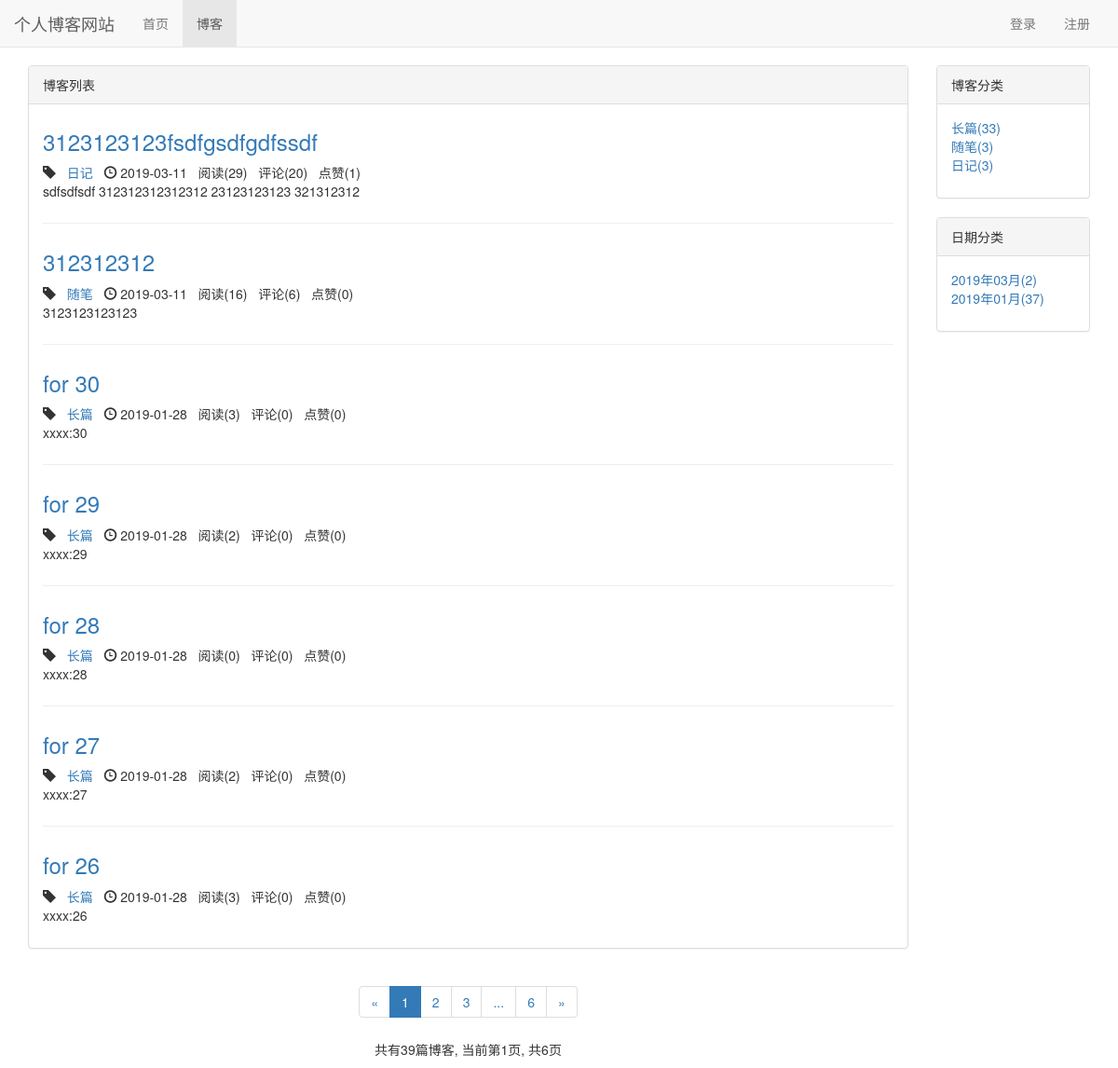
The page /blog/ on the database as committed earlier.
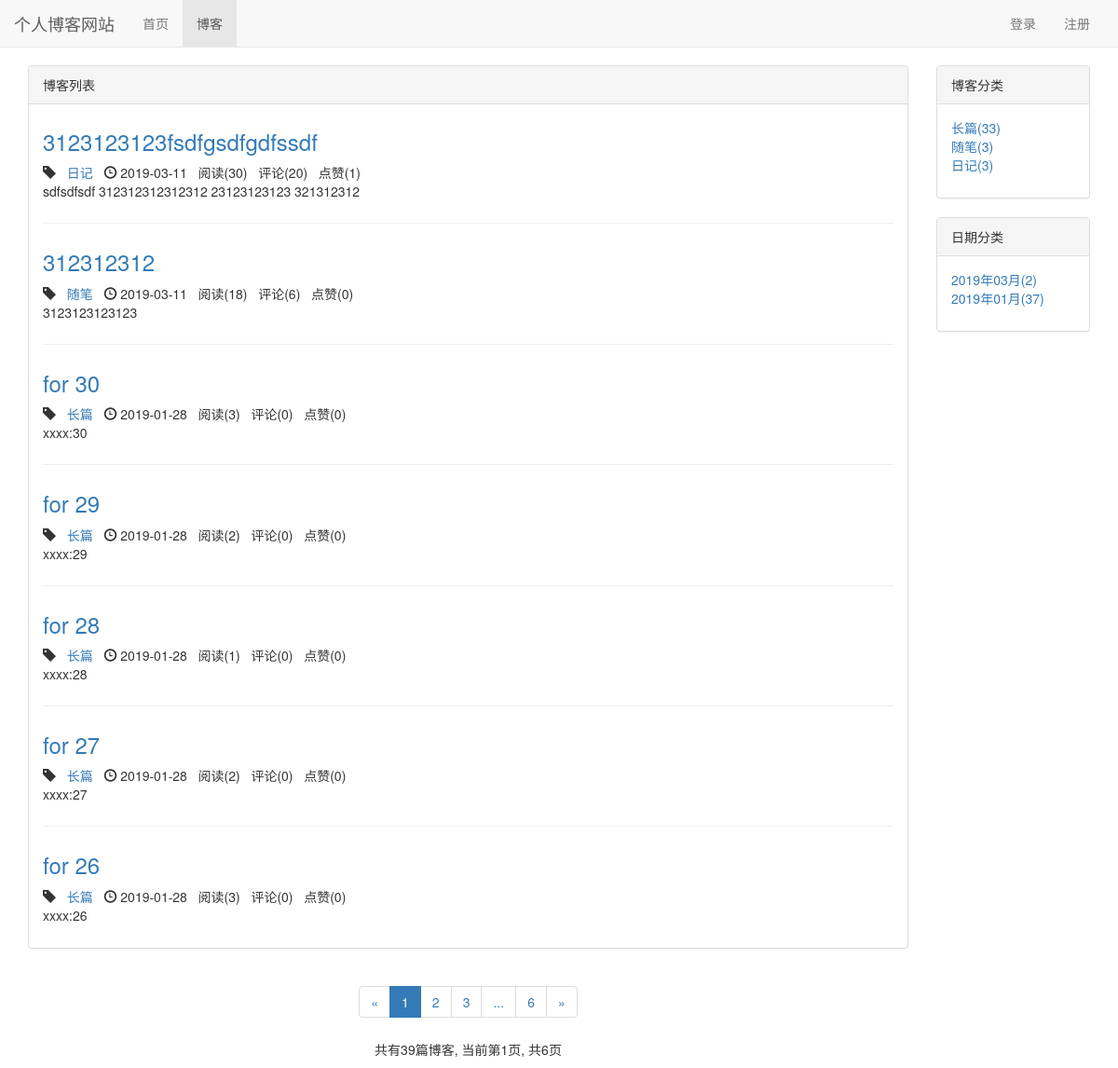
The same page on the database as committed later.
### blog/models.py (models this page shows, shortened)
class Blog(models.Model, ReadNumExpandMethod):
    title = models.CharField(max_length=50)
    blog_type = models.ForeignKey(BlogType, on_delete=models.CASCADE)
    content = RichTextUploadingField()
    author = models.ForeignKey(User, on_delete=models.CASCADE)
    read_details = GenericRelation(ReadDetail)  # 与阅读细节模型关联起来
    created_time = models.DateTimeField(auto_now_add=True)
    last_updated_time = models.DateTimeField(auto_now=True)
    class Meta:
        ordering = ['-created_time']

class BlogType(models.Model):
    type_name = models.CharField(max_length=50)
    def __str__(self):
        return self.type_name

### read_statistics/models.py (models this page shows)
class ReadNum(models.Model):
    read_num = models.IntegerField(default=0)
    content_type = models.ForeignKey(ContentType, on_delete=models.CASCADE)
    object_id = models.PositiveIntegerField()
    content_object = GenericForeignKey('content_type', 'object_id')

### likes/models.py (models this page shows)
class LikeCount(models.Model):
    content_type = models.ForeignKey(ContentType, on_delete=models.CASCADE)
    object_id = models.PositiveIntegerField()
    content_object = GenericForeignKey('content_type', 'object_id')
    liked_num = models.IntegerField(default=0)

### blog/views.py (the view)
# urls.py: path('', views.blog_list, name='blog_list'),
def blog_list(request):
    blogs_all_list = Blog.objects.all()
    context = get_blog_list_common_data(blogs_all_list, request)
    return render(request, 'blog/blog_list.html', context)

### comment/templatetags/comment_tags.py (called while the page is built)
@register.simple_tag
def get_comment_count(obj):
    content_type = ContentType.objects.get_for_model(obj)
    return Comment.objects.filter(content_type=content_type, object_id=obj.pk).count()

### likes/templatetags/likes_tags.py (called while the page is built)
@register.simple_tag
def get_like_count(obj):
    content_type = ContentType.objects.get_for_model(obj)
    like_count, created = LikeCount.objects.get_or_create(content_type=content_type, object_id=obj.pk)
    return like_count.liked_num

### read_statistics/models.py (called while the page is built)
    def get_read_num(self):
        try:
            ct = ContentType.objects.get_for_model(self)
            readnum = ReadNum.objects.get(content_type=ct, object_id=self.pk)
            return readnum.read_num
        except exceptions.ObjectDoesNotExist:
            return 0

### user/context_processors.py (called while the page is built)
def login_modal_form(request):
    return {'login_modal_form': LoginForm()}

### blog/templates/blog/blog_list.html (shortened to what this page needs)
{% extends 'base.html' %}
{% block nav_blog_active %}active{% endblock %}
{% load staticfiles %}
{% load comment_tags %}
{% load likes_tags %}
{% block header_extends %}
    <link rel="stylesheet" type="text/css" href="{% static 'blog/blog.css' %}">
{% endblock %}
{% block content %}
    <div class="container">
        <div class="row">
            <div class="col-xs-12 col-sm-8 col-md-9 col-lg-10">
                <div class="panel panel-default">
                    <div class="panel-heading">{% block blog_list_title %}博客列表{% endblock %}</div>
                    <div class="panel-body">
                        {% for blog in page_of_blogs.object_list %}
                            <div class="blog">
                                <h3><a href="{% url 'blog_detail' blog.pk %}">{{ blog.title }}</a></h3>
                                <p class="blog-info">
                                    <span class="glyphicon glyphicon-tag"></span>&nbsp;&nbsp;&nbsp;<a href="{% url 'blogs_with_type' blog.blog_type.pk %}">{{ blog.blog_type }}</a>&nbsp;&nbsp;&nbsp;<span class="glyphicon glyphicon-time"></span> {{ blog.created_time|date:"Y-m-d" }}&nbsp;&nbsp;
                                    阅读({{ blog.get_read_num }})&nbsp;&nbsp;
                                    评论({% get_comment_count blog %})&nbsp;&nbsp;
                                    点赞({% get_like_count blog %})
                                </p>
                                <p>{{ blog.content|striptags|truncatechars:120 }}</p>
                            </div>
                        {% empty %}
                            <div class="blog">
                                <h3>暂无博客，敬请期待</h3>
                            </div>
                        {% endfor %}
                    </div>
                </div>
                <div class="paginator">
                    <ul class="pagination">
                        <li>
                            {% if page_of_blogs.has_previous %}
                                <a href="?page={{ page_of_blogs.previous_page_number }}" aria-label="Previous">
                                    <span aria-hidden="true">&laquo;</span>
                                </a>
                            {% else %}
                                <span aria-hidden="true">&laquo;</span>
                            {% endif %}
                        </li>
                        {% for page_num in page_range %}
                            {% if page_num == page_of_blogs.number %}
                                <li class="active"><span>{{ page_num }}</span></li>
                            {% else %}
                                {% if page_num == '...' %}
                                    <li><span>{{ page_num }}</span></li>
                                {% else %}
                                    <li><a href="?page={{ page_num }}">{{ page_num }}</a></li>
                                {% endif %}
                            {% endif %}
                        {% endfor %}
                        <li>
                            {% if page_of_blogs.has_next %}
                                <a href="?page={{ page_of_blogs.next_page_number }}" aria-label="Next">
                                    <span aria-hidden="true">&raquo;</span>
                                </a>
                            {% else %}
                                <span aria-hidden="true">&raquo;</span>
                            {% endif %}
                        </li>
                    </ul>
                    <p>
                        共有{{ page_of_blogs.paginator.count }}篇博客,
                        当前第{{ page_of_blogs.number }}页,
                        共{{ page_of_blogs.paginator.num_pages }}页
                    </p>
                </div>
            </div>
            <div class="hidden-xs col-sm-4 col-md-3 col-lg-2">
                <div class="panel panel-default">
                    <div class="panel-heading">博客分类</div>
                    <div class="panel-body">
                        <ul class="blog-types">
                            {% for blog_type in blog_types %}
                                <li><a href="{% url 'blogs_with_type' blog_type.pk %}">{{ blog_type.type_name }}({{ blog_type.blog_set.count }})</a></li>
                            {% empty %}
                                <li>暂无分类</li>
                            {% endfor %}
                        </ul>
                    </div>
                </div>
                <div class="panel panel-default">
                    <div class="panel-heading">日期分类</div>
                    <div class="panel-body">
                        <ul>
                            {% for blog_date, blog_count in blog_dates.items %}
                                <li>
                                    <a href="{% url 'blogs_with_date' blog_date.year blog_date.month %}">
                                        {{ blog_date|date:"Y年m月" }}({{ blog_count }})
                                    </a>
                                </li>
                            {% endfor %}
                        </ul>
                    </div>
                </div>
            </div>
        </div>
    </div>
{% endblock %}

### templates/base.html (shortened to what this page needs)
{% load staticfiles %}
<!DOCTYPE html>
<html lang="zh-CN">
<head>
    <link rel="stylesheet" href="{% static 'css/base.css' %}">
    <link rel="stylesheet" href="{% static 'bootstrap-3.3.7/css/bootstrap.min.css' %}">
    {% block header_extends %}{% endblock %}
</head>
<body>
    <div class="navbar navbar-default navbar-fixed-top" role="navigation">
        <div class="container-fluid">
            <div class="navbar-header">
                <a class="navbar-brand" href="{% url 'home' %}">个人博客网站</a>
            </div>
            <div id="navbar-collapse" class="collapse navbar-collapse">
                <ul class="nav navbar-nav">
                    <li class="{% block nav_home_active %}{% endblock %}">
                        <a href="{% url 'home' %}">首页</a>
                    </li>
                    <li class="{% block nav_blog_active %}{% endblock %}">
                        <a href="{% url 'blog_list' %}">博客</a>
                    </li>
                </ul>
                <ul class="nav navbar-nav navbar-right">
                    {% if not user.is_authenticated %}
                        <li>
                            <a href="{% url 'login' %}?from={{ request.get_full_path }}">登录</a>
                        </li>
                        <li>
                            <a href="{% url 'register' %}?from={{ request.get_full_path }}">注册</a>
                        </li>
                    {% endif %}
                </ul>
            </div>
        </div>
    </div>
    {% block content %}{% endblock %}
</body>
</html>

### static/css/base.css (style rules this page uses)
* { margin: 0; padding: 0; }
body { margin-top: 70px!important; }
ul { list-style-type: none!important; }
ul.navbar-right { margin-right: 0; }

### blog/static/blog/blog.css (style rules this page uses)
ul.blog-types { list-style-type: none; }
div.blog:not(:last-child) { margin-bottom: 2em; padding-bottom: 1em; border-bottom: 1px solid #eee; }
div.blog h3 { margin-top: 0.5em; }
div.blog p.blog-info { margin-bottom: 0; }
div.paginator { text-align: center; }

Rows that differ between the two databases and show on the page:
changed through a linked row, Blog "3123123123fsdfgsdfgdfssdf": get_read_num "29" → "30"
changed through a linked row, Blog "随笔": get_read_num "16" → "18"
computed for Blog "for 28": get_read_num "0" → "1"
